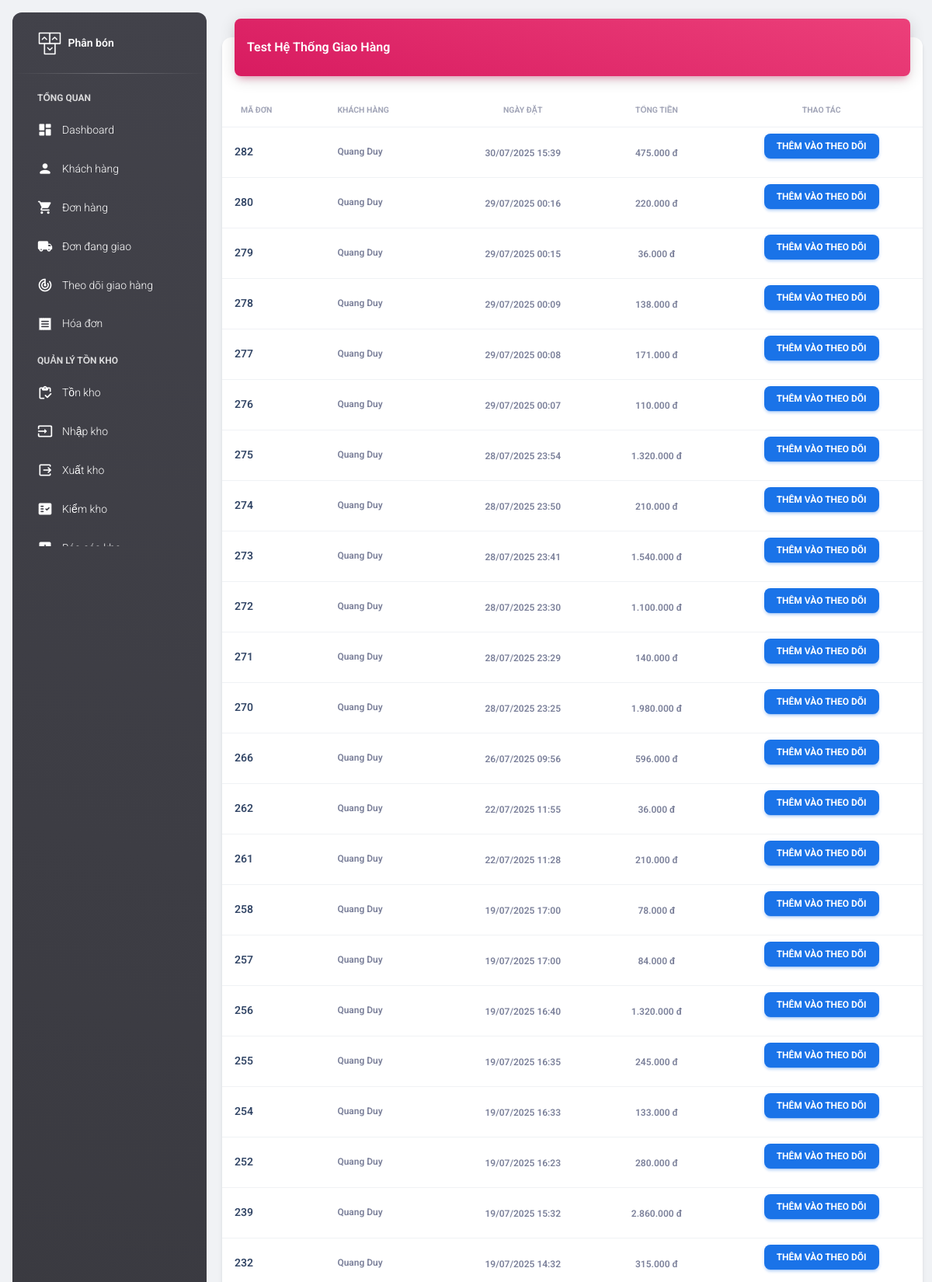
/admin/test_delivery.php (signed in, upper part), run on the app's committed database.
### tables this page shows
CREATE TABLE `hoa_don` (
  `HD_STT` int(11) NOT NULL,
  `TT_MA` int(11) NOT NULL,
  `DVC_MA` int(11) DEFAULT NULL,
  `NV_MA` int(11) NOT NULL,
  `PTTT_MA` int(11) NOT NULL,
  `KM_MA` int(11) DEFAULT NULL,
  `GH_MA` int(11) DEFAULT NULL,
  `HD_NGAYLAP` datetime NOT NULL,
  `HD_TONGTIEN` float NOT NULL,
  `HD_PHISHIP` float DEFAULT 0,
  `HD_GIAMGIA` double DEFAULT 0,
  `HD_LIDOHUY` varchar(200) DEFAULT NULL,
  `HD_DIACHI` text DEFAULT NULL,
  `HD_TENNGUOINHAN` varchar(100) DEFAULT NULL,
  `HD_SDT` varchar(20) DEFAULT NULL,
  `HD_EMAIL` varchar(150) DEFAULT NULL,
  `HD_GHICHU` text DEFAULT NULL,
  `KH_MA` int(11) DEFAULT NULL,
  `HD_MAGIAODICH` varchar(50) DEFAULT NULL COMMENT 'Mã giao dịch từ VNPay',
  `HD_TRANGTHAI` enum('Chờ xác nhận','Đã xác nhận','Đang chuẩn bị hàng','Đang giao hàng','Đã giao hàng','Đã hủy','Hoàn thành') NOT NULL DEFAULT 'Chờ xác nhận'
);

CREATE TABLE `khach_hang` (
  `KH_MA` int(11) NOT NULL,
  `KH_TEN` varchar(100) NOT NULL,
  `KH_DIACHI` text NOT NULL,
  `KH_SDT` varchar(10) NOT NULL,
  `KH_NGAYSINH` datetime DEFAULT NULL,
  `KH_EMAIL` varchar(150) NOT NULL,
  `KH_GIOITINH` char(1) DEFAULT NULL,
  `KH_NGAYDK` datetime NOT NULL,
  `KH_TENDANGNHAP` varchar(50) NOT NULL,
  `KH_MATKHAU` varchar(50) NOT NULL,
  `KH_AVATAR` varchar(200) NOT NULL,
  `KH_GOOGLEID` varchar(255) DEFAULT NULL
);

### admin/test_delivery.php (the view, shortened to what this page needs)
<?php
include 'connect.php';
$sql = "SELECT hd.HD_STT, hd.HD_NGAYLAP, kh.KH_TEN, hd.HD_TONGTIEN
        FROM hoa_don hd
        JOIN khach_hang kh ON hd.KH_MA = kh.KH_MA
        LEFT JOIN delivery_status ds ON hd.HD_STT = ds.HD_STT
        WHERE ds.id IS NULL
        ORDER BY hd.HD_NGAYLAP DESC";
$result = $conn->query($sql);
?>
<!DOCTYPE html>
<html lang="en">
<head>
    <?php include 'head.php'; ?>
</head>
<body class="g-sidenav-show bg-gray-200">
    <?php include 'aside.php'; ?>
    <main class="main-content position-relative max-height-vh-100 h-100 border-radius-lg">
        <div class="container-fluid py-4">
            <div class="row">
                <div class="col-12">
                    <div class="card my-4">
                        <div class="card-header p-0 position-relative mt-n4 mx-3 z-index-2">
                            <div class="bg-gradient-primary shadow-primary border-radius-lg pt-4 pb-3">
                                <h6 class="text-white text-capitalize ps-3">Test Hệ Thống Giao Hàng</h6>
                            </div>
                        </div>
                        <div class="card-body px-0 pb-2">
                            <div class="table-responsive p-0">
                                <table class="table align-items-center mb-0">
                                    <thead>
                                        <tr>
                                            <th class="text-uppercase text-secondary text-xxs font-weight-bolder opacity-7">Mã đơn</th>
                                            <th class="text-uppercase text-secondary text-xxs font-weight-bolder opacity-7 ps-2">Khách hàng</th>
                                            <th class="text-center text-uppercase text-secondary text-xxs font-weight-bolder opacity-7">Ngày đặt</th>
                                            <th class="text-center text-uppercase text-secondary text-xxs font-weight-bolder opacity-7">Tổng tiền</th>
                                            <th class="text-center text-uppercase text-secondary text-xxs font-weight-bolder opacity-7">Thao tác</th>
                                        </tr>
                                    </thead>
                                    <tbody>
                                        <?php while ($row = $result->fetch_assoc()): ?>
                                            <tr>
                                                <td>
                                                    <div class="d-flex px-2 py-1">
                                                        <div class="d-flex flex-column justify-content-center">
                                                            <h6 class="mb-0 text-sm"><?php echo $row['HD_STT']; ?></h6>
                                                        </div>
                                                    </div>
                                                </td>
                                                <td>
                                                    <p class="text-xs font-weight-bold mb-0"><?php echo htmlspecialchars($row['KH_TEN']); ?></p>
                                                </td>
                                                <td class="align-middle text-center">
                                                    <span class="text-secondary text-xs font-weight-bold">
                                                        <?php echo date('d/m/Y H:i', strtotime($row['HD_NGAYLAP'])); ?>
                                                    </span>
                                                </td>
                                                <td class="align-middle text-center">
                                                    <span class="text-secondary text-xs font-weight-bold">
                                                        <?php echo number_format($row['HD_TONGTIEN'], 0, ',', '.'); ?> đ
                                                    </span>
                                                </td>
                                                <td class="align-middle text-center">
                                                    <form method="post" style="display: inline;">
                                                        <button type="submit" name="create_test_order" class="btn btn-info btn-sm">
                                                            Thêm vào theo dõi
                                                        </button>
                                                    </form>
                                                </td>
                                            </tr>
                                        <?php endwhile; ?>
                                    </tbody>
                                </table>
                            </div>
                        </div>
                    </div>
                </div>
            </div>
        </div>
    </main>
</body>
</html>

### data on the page
hoa_don: HD_STT "282", KH_MA.KH_TEN "Quang Duy", HD_NGAYLAP "30/07/2025 15:39", HD_TONGTIEN "475.000"
hoa_don: HD_STT "280", KH_MA.KH_TEN "Quang Duy", HD_NGAYLAP "29/07/2025 00:16", HD_TONGTIEN "220.000"
hoa_don: HD_STT "279", KH_MA.KH_TEN "Quang Duy", HD_NGAYLAP "29/07/2025 00:15", HD_TONGTIEN "36.000"
hoa_don: HD_STT "278", KH_MA.KH_TEN "Quang Duy", HD_NGAYLAP "29/07/2025 00:09", HD_TONGTIEN "138.000"
hoa_don: HD_STT "277", KH_MA.KH_TEN "Quang Duy", HD_NGAYLAP "29/07/2025 00:08", HD_TONGTIEN "171.000"
hoa_don: HD_STT "276", KH_MA.KH_TEN "Quang Duy", HD_NGAYLAP "29/07/2025 00:07", HD_TONGTIEN "110.000"
hoa_don: HD_STT "275", KH_MA.KH_TEN "Quang Duy", HD_NGAYLAP "28/07/2025 23:54", HD_TONGTIEN "1.320.000"
hoa_don: HD_STT "274", KH_MA.KH_TEN "Quang Duy", HD_NGAYLAP "28/07/2025 23:50", HD_TONGTIEN "210.000"
hoa_don: HD_STT "273", KH_MA.KH_TEN "Quang Duy", HD_NGAYLAP "28/07/2025 23:41", HD_TONGTIEN "1.540.000"
hoa_don: HD_STT "272", KH_MA.KH_TEN "Quang Duy", HD_NGAYLAP "28/07/2025 23:30", HD_TONGTIEN "1.100.000"
hoa_don: HD_STT "271", KH_MA.KH_TEN "Quang Duy", HD_NGAYLAP "28/07/2025 23:29", HD_TONGTIEN "140.000"
hoa_don: HD_STT "270", KH_MA.KH_TEN "Quang Duy", HD_NGAYLAP "28/07/2025 23:25", HD_TONGTIEN "1.980.000"
hoa_don: HD_STT "266", KH_MA.KH_TEN "Quang Duy", HD_NGAYLAP "26/07/2025 09:56", HD_TONGTIEN "596.000"
hoa_don: HD_STT "262", KH_MA.KH_TEN "Quang Duy", HD_NGAYLAP "22/07/2025 11:55", HD_TONGTIEN "36.000"
hoa_don: HD_STT "261", KH_MA.KH_TEN "Quang Duy", HD_NGAYLAP "22/07/2025 11:28", HD_TONGTIEN "210.000"
hoa_don: HD_STT "258", KH_MA.KH_TEN "Quang Duy", HD_NGAYLAP "19/07/2025 17:00", HD_TONGTIEN "78.000"
hoa_don: HD_STT "257", KH_MA.KH_TEN "Quang Duy", HD_NGAYLAP "19/07/2025 17:00", HD_TONGTIEN "84.000"
hoa_don: HD_STT "256", KH_MA.KH_TEN "Quang Duy", HD_NGAYLAP "19/07/2025 16:40", HD_TONGTIEN "1.320.000"
hoa_don: HD_STT "255", KH_MA.KH_TEN "Quang Duy", HD_NGAYLAP "19/07/2025 16:35", HD_TONGTIEN "245.000"
hoa_don: HD_STT "254", KH_MA.KH_TEN "Quang Duy", HD_NGAYLAP "19/07/2025 16:33", HD_TONGTIEN "133.000"
hoa_don: HD_STT "252", KH_MA.KH_TEN "Quang Duy", HD_NGAYLAP "19/07/2025 16:23", HD_TONGTIEN "280.000"
hoa_don: HD_STT "239", KH_MA.KH_TEN "Quang Duy", HD_NGAYLAP "19/07/2025 15:32", HD_TONGTIEN "2.860.000"
hoa_don: HD_STT "232", KH_MA.KH_TEN "Quang Duy", HD_NGAYLAP "19/07/2025 14:32", HD_TONGTIEN "315.000"
